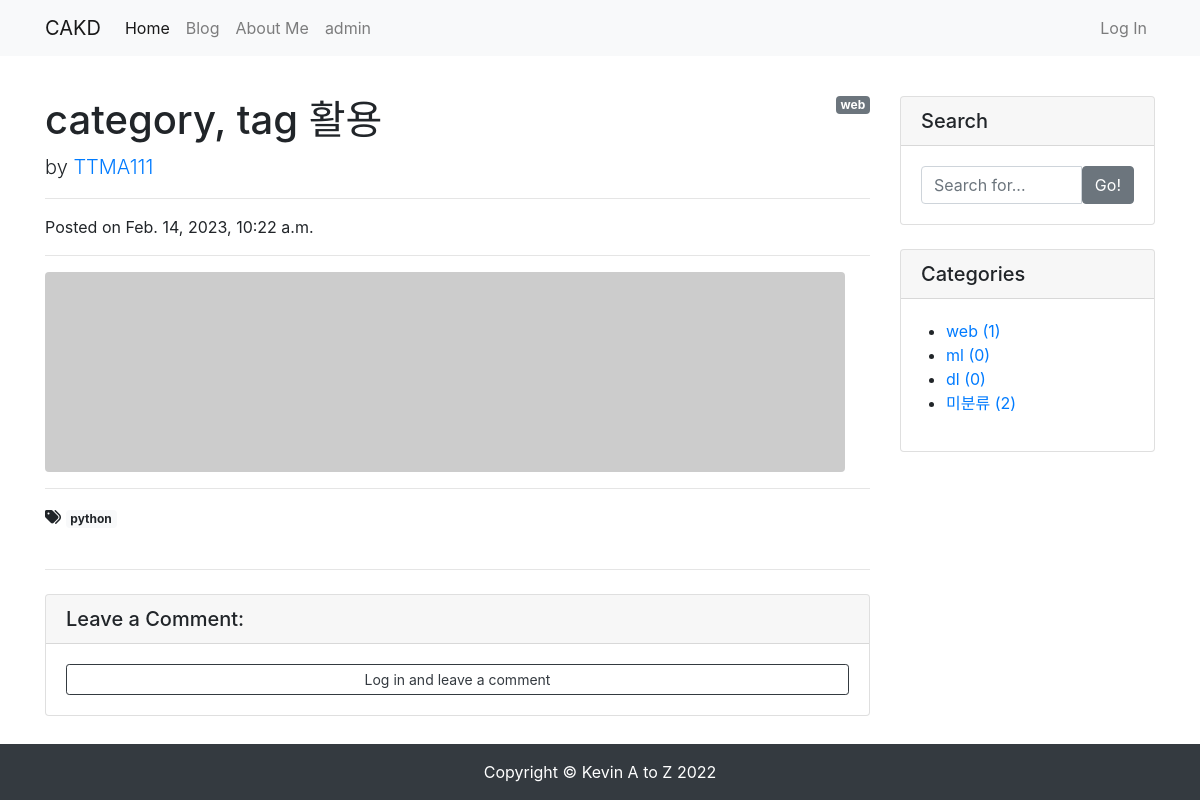
Page /blog/3/ on the committed database.
### blog/models.py (models this page shows, shortened)
class Post(models.Model):
    title = models.CharField(max_length=30)
    hook_text = models.CharField(max_length=100, blank=True)
    content = models.TextField()
    head_image = models.ImageField(upload_to='blog/images/%Y/%m/%d/', blank=True)
    file_upload = models.FileField(upload_to='blog/files/%Y/%m/%d/', blank=True)
    created_at = models.DateTimeField(auto_now_add=True)
    updated_at = models.DateTimeField(auto_now=True)
    author = models.ForeignKey(User, null=True, on_delete=models.SET_NULL)
    category = models.ForeignKey(Category, null=True, blank=True, on_delete=models.SET_NULL)
    tags = models.ManyToManyField(Tag, blank=True)
    def get_content_markdown(self):
        return markdown(self.content)

class Category(models.Model):
    name = models.CharField(max_length=50, unique=True)
    slug = models.SlugField(max_length=200, unique=True, allow_unicode=True)
    def __str__(self):
        return self.name
    def get_absolute_url(self):
        return f'/blog/category/{self.slug}/'
    class Meta:
        verbose_name_plural = 'categories'

class Tag(models.Model):
    name = models.CharField(max_length=50)
    slug = models.SlugField(max_length=200, unique=True, allow_unicode=True)
    def __str__(self):
        return self.name
    def get_absolute_url(self):
        return f'/blog/tag/{self.slug}/'

### blog/views.py (the view)
# urls.py: path('<int:pk>/',views.PostDetail.as_view()),
class PostDetail(DetailView):
    model = Post
    def get_context_data(self, **kwargs):
        context = super(PostDetail,self).get_context_data()
        context['categories'] = Category.objects.all()
        context['no_category_post_count'] = Post.objects.filter(category=None).count()
        return context

### blog/templates/blog/post_detail.html (shortened to what this page needs)
{% extends 'blog/base.html' %}
{% load crispy_forms_tags %}
{% block main_area %}
    <div id="post-area">
        {% if post.category %}
            <span class="badge badge-secondary float-right">{{ post.category }}</span>
        {% else %}
            <span class="badge badge-secondary float-right">미분류</span>
        {% endif %}
        <h1 class="mt-4">{{ post.title }}</h1>
        <p class="lead">
            by
            <a href="#">{{ post.author | upper }}</a>
        </p>
        <hr>
        <p>Posted on {{ post.created_at }}</p>
        <hr>
        {% if post.head_image %}
            <img class="img-fluid rounded" src="{{ post.head_image.url }}" alt="{{ post.title }} head_image">
        {% else %}
            <img class="img-fluid rounded" src="https://picsum.photos/seed/{{ post.id }}/800/200" alt="random_image">
        {% endif %}
        <hr>
        {% if post.tags.exists %}
            <i class="fas fa-tags"></i>
            {% for tag in post.tags.all %}
                <a href="{{ tag.get_absolute_url }}" class="badge badge-light">{{ tag }}</a>
            {% endfor %}
            <br/>
            <br/>
        {% endif %}
        <hr>
    </div>
    <div id="comment-area">
        <div class="card my-4">
            <h5 class="card-header">Leave a Comment:</h5>
            <div class="card-body">
                {% if user.is_authenticated %}
                <form id="comment-form" method="POST" action="{{ post.get_absolute_url }}new_comment/">
                    {% csrf_token %}
                    <div class="form-group">
                        {{ comment_form | crispy }}
                    </div>
                    <button type="submit" class="btn btn-primary">Submit</button>
                </form>
                {% else %}
                    <a role="button" class="btn btn-outline-dark btn-block btn-sm" href="#" data-toggle="modal" data-target="#loginModal">Log in and leave a comment</a>
                {% endif %}
            </div>
        </div>
    </div>
{% endblock %}

### blog/templates/blog/base.html (shortened to what this page needs)
<html lang="en">
<head>
    <link rel="stylesheet" href="https://cdn.jsdelivr.net/npm/bootstrap@4.5.3/dist/css/bootstrap.min.css">
</head>
<body>
    {% include 'blog/navbar.html'%}
    <div class="container my-3">
        <div class="row">
            <div class="col-md-8 col-lg-9" id="main-area">
                {% block main_area %}
                {% endblock %}
            </div>
            <div class="col-md-4 col-lg-3">
                <div class="card my-4">
                    <h5 class="card-header">Search</h5>
                    <div class="card-body">
                        <div class="input-group">
                            <input type="text" class="form-control" placeholder="Search for...">
                            <span class="input-group-btn">
                                    <button class="btn btn-secondary" type="button">Go!</button>
                                </span>
                        </div>
                    </div>
                </div>
                <div class="card my-4" id="categories-card">
                    <h5 class="card-header">Categories</h5>
                    <div class="card-body">
                        <div class="row">
                            <ul>
                                {% for category in categories %}
                                <li>
                                    <a href="{{ category.get_absolute_url }}">{{ category }} ({{ category.post_set.count }})</a>
                                </li>
                                {% endfor %}
                                <li>
                                    <a href="/blog/category/no_category/">미분류 ({{ no_category_post_count }})</a>
                                </li>
                            </ul>
                        </div>
                    </div>
                </div>
            </div>
        </div>
    </div>
    <div class="fixed-bottom">
    {% include 'blog/footer.html'%}
    </div>
</body>
</html>

### rows in the picture
Post: category "web", title "category, tag 활용", author "TTMA111", created_at "Feb. 14, 2023, 10:22 a.m."
Tag: name "python"
Category: name "web", post_set.count "1"
Category: name "ml", post_set.count "0"
Category: name "dl", post_set.count "0"

### other values in the picture
{{ no_category_post_count }} "2"
